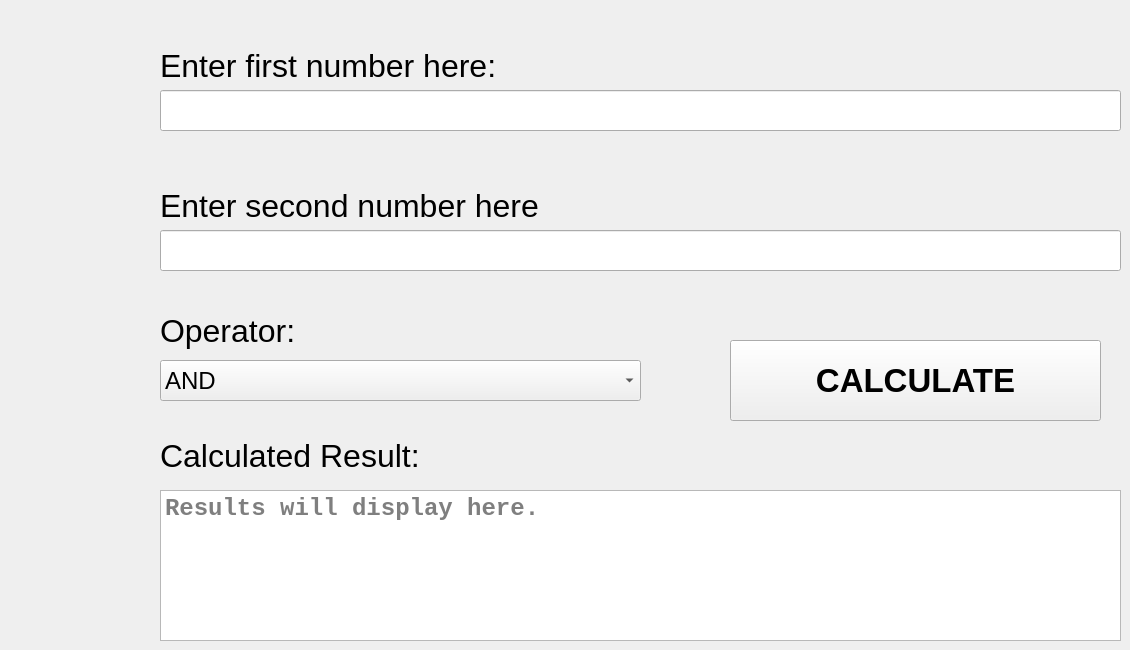
   <widget class="QWidget" name="tab_4">
    <attribute name="title">
     <string>Bitwise Operations</string>
    </attribute>
    <widget class="QTextBrowser" name="bitwiseResult">
     <property name="geometry">
      <rect>
       <x>160</x>
       <y>490</y>
       <width>961</width>
       <height>151</height>
      </rect>
     </property>
     <property name="font">
      <font>
       <family>Consolas</family>
       <pointsize>18</pointsize>
       <italic>false</italic>
       <bold>true</bold>
      </font>
     </property>
     <property name="frameShape">
      <enum>QFrame::StyledPanel</enum>
     </property>
     <property name="lineWrapMode">
      <enum>QTextEdit::FixedColumnWidth</enum>
     </property>
     <property name="lineWrapColumnOrWidth">
      <number>960</number>
     </property>
     <property name="html">
      <string>&lt;!DOCTYPE HTML PUBLIC &quot;-//W3C//DTD HTML 4.0//EN&quot; &quot;http://www.w3.org/TR/REC-html40/strict.dtd&quot;&gt;
&lt;html&gt;&lt;head&gt;&lt;meta name=&quot;qrichtext&quot; content=&quot;1&quot; /&gt;&lt;meta charset=&quot;utf-8&quot; /&gt;&lt;style type=&quot;text/css&quot;&gt;
p, li { white-space: pre-wrap; }
hr { height: 1px; border-width: 0; }
li.unchecked::marker { content: &quot;\2610&quot;; }
li.checked::marker { content: &quot;\2612&quot;; }
&lt;/style&gt;&lt;/head&gt;&lt;body style=&quot; font-family:'Consolas'; font-size:18pt; font-weight:700; font-style:normal;&quot;&gt;
&lt;p style=&quot;-qt-paragraph-type:empty; margin-top:0px; margin-bottom:0px; margin-left:0px; margin-right:0px; -qt-block-indent:0; text-indent:0px; font-size:16pt; font-weight:400;&quot;&gt;&lt;br /&gt;&lt;/p&gt;&lt;/body&gt;&lt;/html&gt;</string>
     </property>
     <property name="textInteractionFlags">
      <set>Qt::LinksAccessibleByKeyboard|Qt::LinksAccessibleByMouse|Qt::TextBrowserInteraction|Qt::TextSelectableByKeyboard|Qt::TextSelectableByMouse</set>
     </property>
     <property name="placeholderText">
      <string>Results will display here.</string>
     </property>
    </widget>
    <widget class="QLabel" name="label_12">
     <property name="geometry">
      <rect>
       <x>160</x>
       <y>30</y>
       <width>341</width>
       <height>71</height>
      </rect>
     </property>
     <property name="font">
      <font>
       <pointsize>24</pointsize>
      </font>
     </property>
     <property name="text">
      <string>Enter first number here:</string>
     </property>
    </widget>
    <widget class="QComboBox" name="operatorCombobox">
     <property name="geometry">
      <rect>
       <x>160</x>
       <y>360</y>
       <width>481</width>
       <height>41</height>
      </rect>
     </property>
     <property name="font">
      <font>
       <pointsize>18</pointsize>
      </font>
     </property>
     <property name="maxVisibleItems">
      <number>15</number>
     </property>
     <item>
      <property name="text">
       <string>AND</string>
      </property>
     </item>
     <item>
      <property name="text">
       <string>OR</string>
      </property>
     </item>
     <item>
      <property name="text">
       <string>NOT</string>
      </property>
     </item>
     <item>
      <property name="text">
       <string>NOR</string>
      </property>
     </item>
     <item>
      <property name="text">
       <string>XOR</string>
      </property>
     </item>
     <item>
      <property name="text">
       <string>NAND</string>
      </property>
     </item>
     <item>
      <property name="text">
       <string>XNOR</string>
      </property>
     </item>
     <item>
      <property name="text">
       <string>&lt;&lt; (Bitshift Left)</string>
      </property>
     </item>
     <item>
      <property name="text">
       <string>&gt;&gt; (Bitshift Right)</string>
      </property>
     </item>
     <item>
      <property name="text">
       <string>↺ (Rotate Bit Left)</string>
      </property>
     </item>
     <item>
      <property name="text">
       <string>↻ (Rotate Bit Right)</string>
      </property>
     </item>
    </widget>
    <widget class="QPushButton" name="calculateButton">
     <property name="geometry">
      <rect>
       <x>730</x>
       <y>340</y>
       <width>371</width>
       <height>81</height>
      </rect>
     </property>
     <property name="font">
      <font>
       <pointsize>25</pointsize>
       <bold>true</bold>
      </font>
     </property>
     <property name="text">
      <string>CALCULATE</string>
     </property>
    </widget>
    <widget class="QLabel" name="label_13">
     <property name="geometry">
      <rect>
       <x>160</x>
       <y>440</y>
       <width>261</width>
       <height>31</height>
      </rect>
     </property>
     <property name="font">
      <font>
       <pointsize>24</pointsize>
      </font>
     </property>
     <property name="text">
      <string>Calculated Result:</string>
     </property>
    </widget>
    <widget class="QLabel" name="label_14">
     <property name="geometry">
      <rect>
       <x>160</x>
       <y>310</y>
       <width>211</width>
       <height>41</height>
      </rect>
     </property>
     <property name="font">
      <font>
       <pointsize>24</pointsize>
      </font>
     </property>
     <property name="text">
      <string>Operator:</string>
     </property>
    </widget>
    <widget class="QLineEdit" name="inputNum1">
     <property name="geometry">
      <rect>
       <x>160</x>
       <y>90</y>
       <width>961</width>
       <height>41</height>
      </rect>
     </property>
     <property name="font">
      <font>
       <family>Courier</family>
       <pointsize>20</pointsize>
      </font>
     </property>
    </widget>
    <widget class="QLabel" name="label_15">
     <property name="geometry">
      <rect>
       <x>160</x>
       <y>170</y>
       <width>381</width>
       <height>71</height>
      </rect>
     </property>
     <property name="font">
      <font>
       <pointsize>24</pointsize>
      </font>
     </property>
     <property name="text">
      <string>Enter second number here:</string>
     </property>
    </widget>
    <widget class="QLineEdit" name="inputNum2">
     <property name="geometry">
      <rect>
       <x>160</x>
       <y>230</y>
       <width>961</width>
       <height>41</height>
      </rect>
     </property>
     <property name="font">
      <font>
       <family>Courier</family>
       <pointsize>20</pointsize>
      </font>
     </property>
    </widget>
   </widget>
